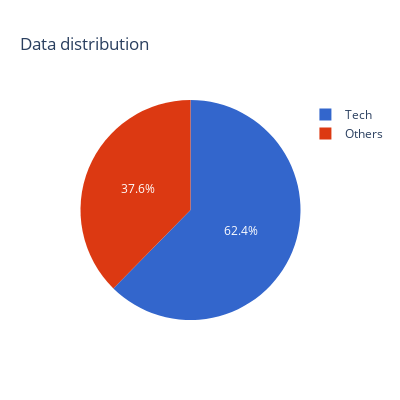

The code cell stored with this chart in its notebook:
### Code cell
fig = px.pie(df, names='Category Area', title='Data distribution',
             color_discrete_sequence=px.colors.qualitative.G10) # Color: https://plotly.com/python/discrete-color/

fig.update_layout(height=400, width=400)
fig.show()

### Figure 1 — Plotly figure (JSON) as saved in the notebook; plotly's stock layout.template omitted (floating-point values rounded to 4 significant figures; data arrays with more than 128 entries replaced by an {"elided": "..."} marker saying what was removed)
{"data": [{"domain": {"x": [0, 1], "y": [0, 1]}, "hovertemplate": "Category Area=%{label}<extra></extra>", "labels": {"elided": "962 str values"}, "legendgroup": "", "name": "", "showlegend": true, "type": "pie"}], "layout": {"height": 400, "legend": {"tracegroupgap": 0}, "piecolorway": ["#3366CC", "#DC3912", "#FF9900", "#109618", "#990099", "#0099C6", "#DD4477", "#66AA00", "#B82E2E", "#316395"], "title": {"text": "Data distribution"}, "width": 400}}
